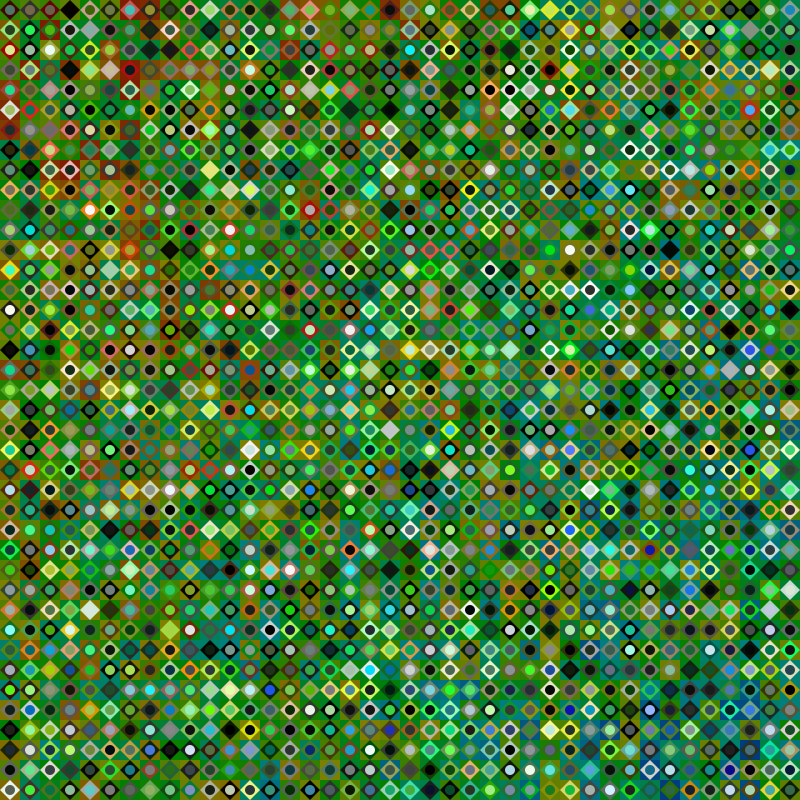
Frame 1 (no input)
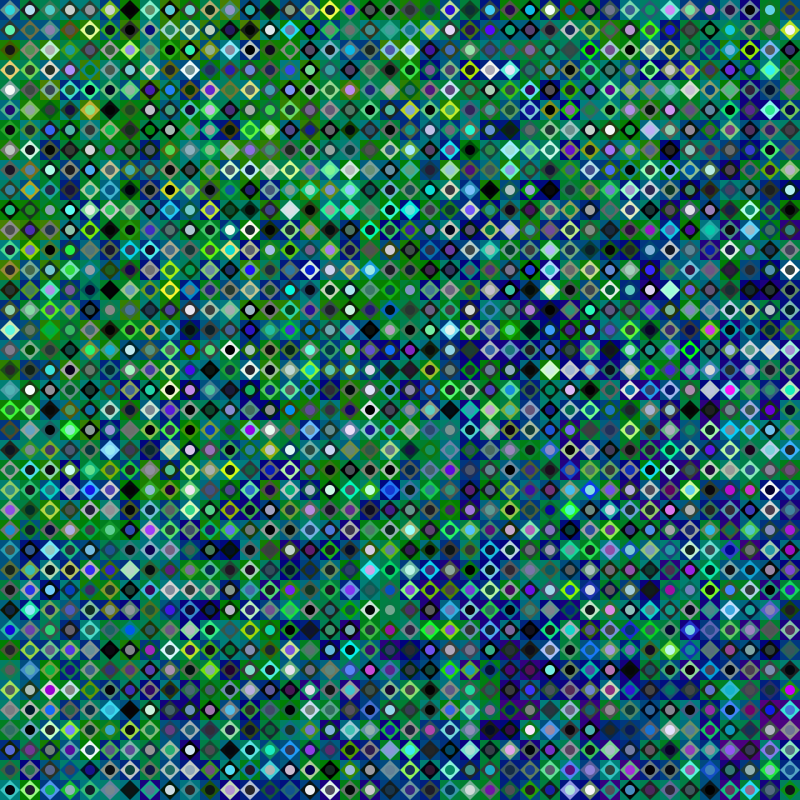
Frame 60 (the mouse pressed at the canvas centre just before this capture)
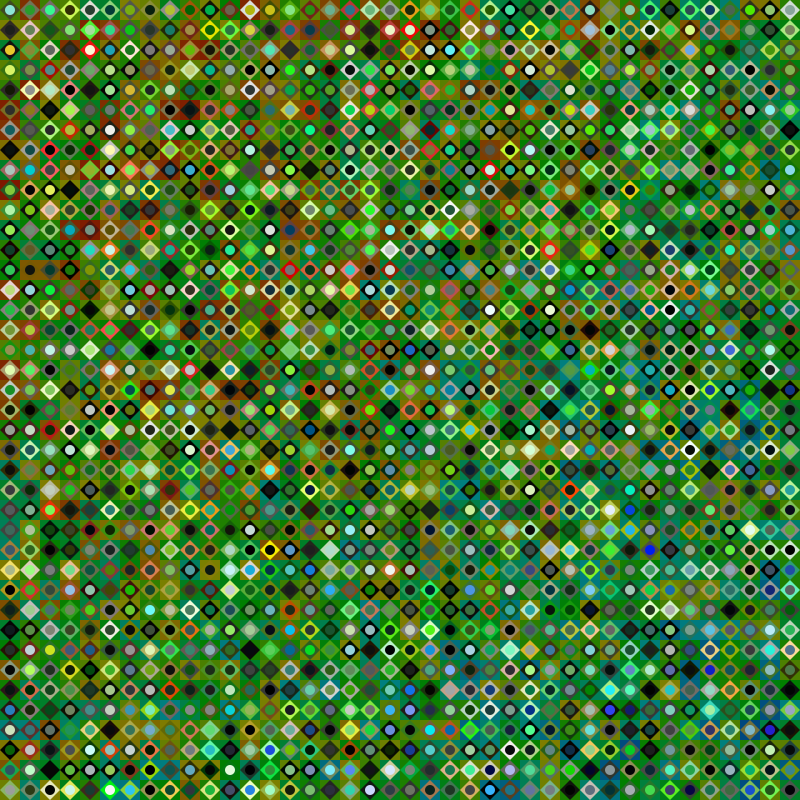
Frame 120 (the mouse held since frame 60 and released just before this capture)

The Processing sketch that drew these frames (run headless with seeded random() and noise(); from frame 60 on, the mouse is pressed at the canvas centre):

// Processing sketch: Exercise7_Sasj_nl2
// ── Exercise7_Sasj_nl2.pde
/*
  drawing inspired by sasj_nl
*/
int gridSize = 20;
int cols;
int rows;
float hue;
int  hueDir = 1;

void setup(){
  size(800,800);
  colorMode(HSB, 100);
  frameRate(10);
  cols = int(width/gridSize);
  rows = int(height/gridSize);
  hue = 20;
}

void draw(){
  if(hue>=60 || hue <=0){
    hueDir *= -1;
  }
    
  hue = hue+hueDir;
  
  println(hue);
  
  for(int j = 0; j < rows; j++){
    for(int i = 0; i < cols; i++){
      pushMatrix();
      translate(i*gridSize, j*gridSize);
        float backgrounHue = (map(i+j,0,rows+cols,0,20)+hue)%100;
        fill(random(backgrounHue-20,backgrounHue+20),100,50);
        drawRect();
        fill(random(backgrounHue-30,backgrounHue+10),random(100),random(100));
        drawDimond();
        fill(random(backgrounHue-10,backgrounHue+30),random(100),random(100));
        drawCircle();
      popMatrix();
    
    }
  }
}

void drawRect(){
  rectMode(CENTER);
  noStroke();
  rect(gridSize/2,gridSize/2,gridSize,gridSize);
}

void drawDimond(){
    noStroke();

  beginShape();
  vertex(gridSize/2,0);
  vertex(gridSize,gridSize/2);
  vertex(gridSize/2,gridSize);
  vertex(0,gridSize/2);
  endShape(CLOSE);
}

void drawCircle(){
  noStroke();

  ellipse(gridSize/2,gridSize/2,gridSize/2,gridSize/2);
}
